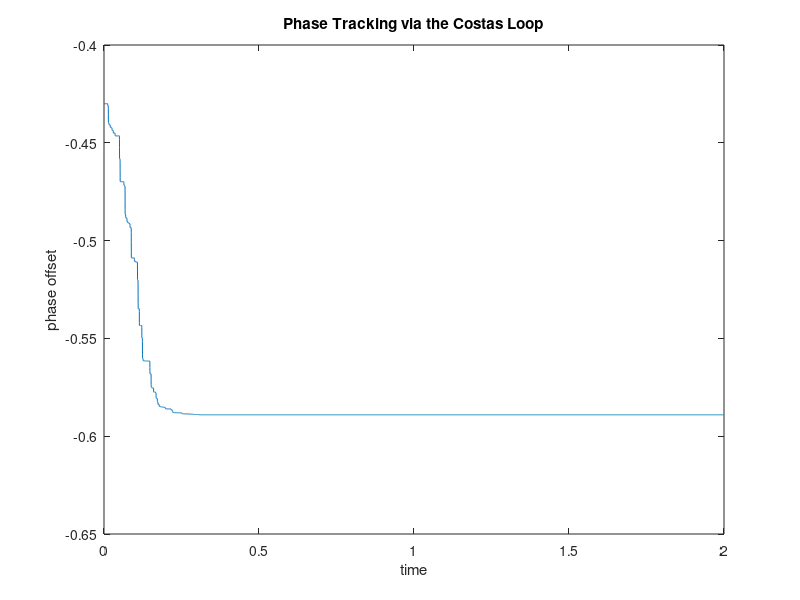

The MATLAB script that drew this image:
close all; clear all;

% qamcompare.m: compare real and complex QAM implementations
N=1000; M=20; Ts=.0001;       % # symbols, oversampling factor
time=Ts*(N*M-1); t=0:Ts:time; % sampling interval and time
%s1=pam(N,2,1); s2=pam(N,2,1); % length N real 2-level signals
symbs = exp(j*(0:2*pi/16:2*pi)); s16=symbs(randi(16,1,N));
ps=hamming(M);                % pulse shape of width M
fc=000; th1=rand(1)*2*pi; j=sqrt(-1); % carrier freq. and phase
s1up=zeros(1,N*M); s2up=zeros(1,N*M);
s1up(1:M:end)=real(s16);             % oversample by M
s2up(1:M:end)=imag(s16);             % oversample by M
sp1=filter(ps,1,s1up);        % convolve pulse shape with s1
sp2=filter(ps,1,s2up);        % convolve pulse shape with s2
% make real and complex-valued versions and compare
vreal=sp1.*cos(2*pi*fc*t+th1) -sp2.*sin(2*pi*fc*t+th1);
vcomp = real((sp1+j*sp2).*exp(j*(2*pi*fc*t+th1)));
max(abs(vcomp-vreal))         % verify that they're the same

% qamcostasloop.m simulate costas loop for QAM
% input vreal from qamcompare.m

r=vreal;                            % vreal from qamcompare.m
%r = (sp1+j*sp2) .* exp(j*(2*pi*fc*t+th));
fl=100; f=[0 .2 .3 1]; a=[1 1 0 0]; % filter specification
h=firpm(fl,f,a);                    % LPF design
mu=.003;                            % algorithm stepsize
f0=000; q=fl+1;                    % freq at receiver
th=zeros(1,length(t)); th(1)=(rand(1)*2*pi)-pi; % initialize estimate
z1=zeros(1,q); z2=zeros(1,q);       % initialize LPFs
z4=zeros(1,q); z3=zeros(1,q);       % z's contain past inputs
z5=zeros(1,q); z6=zeros(1,q);       % initialize LPFs
z8=zeros(1,q); z7=zeros(1,q);       % z's contain past inputs
z9=zeros(1,q); z10=zeros(1,q);       % initialize LPFs
z12=zeros(1,q); z11=zeros(1,q);       % z's contain past inputs
z13=zeros(1,q); z14=zeros(1,q);       % z's contain past inputs
z15=zeros(1,q); z16=zeros(1,q);       % z's contain past inputs
for k=1:length(t)-1
  s=2*r(k);
  z1=[z1(2:q),s*cos(2*pi*f0*t(k)+0*pi/16+th(k))];
  z2=[z2(2:q),s*cos(2*pi*f0*t(k)+1*pi/16+th(k))];
  z3=[z3(2:q),s*cos(2*pi*f0*t(k)+2*pi/16+th(k))];
  z4=[z4(2:q),s*cos(2*pi*f0*t(k)+3*pi/16+th(k))];
  z5=[z5(2:q),s*cos(2*pi*f0*t(k)+4*pi/16+th(k))];
  z6=[z6(2:q),s*cos(2*pi*f0*t(k)+5*pi/16+th(k))];
  z7=[z7(2:q),s*cos(2*pi*f0*t(k)+6*pi/16+th(k))];
  z8=[z8(2:q),s*cos(2*pi*f0*t(k)+7*pi/16+th(k))];
  z9=[z9(2:q),s*cos(2*pi*f0*t(k)+8*pi/16+th(k))];
  z10=[z10(2:q),s*cos(2*pi*f0*t(k)+9*pi/16+th(k))];
  z11=[z11(2:q),s*cos(2*pi*f0*t(k)+10*pi/16+th(k))];
  z12=[z12(2:q),s*cos(2*pi*f0*t(k)+11*pi/16+th(k))];
  z13=[z13(2:q),s*cos(2*pi*f0*t(k)+12*pi/16+th(k))];
  z14=[z14(2:q),s*cos(2*pi*f0*t(k)+13*pi/16+th(k))];
  z15=[z15(2:q),s*cos(2*pi*f0*t(k)+14*pi/16+th(k))];
  z16=[z16(2:q),s*cos(2*pi*f0*t(k)+15*pi/16+th(k))];
  
  
  lpf1=fliplr(h)*z1';               % output of filter 1
  lpf2=fliplr(h)*z2';               % output of filter 2
  lpf3=fliplr(h)*z3';               % output of filter 3
  lpf4=fliplr(h)*z4';               % output of filter 4
  lpf5=fliplr(h)*z5';
  lpf6=fliplr(h)*z6';
  lpf7=fliplr(h)*z7';
  lpf8=fliplr(h)*z8';
  lpf9=fliplr(h)*z9';
  lpf10=fliplr(h)*z10';
  lpf11=fliplr(h)*z11';
  lpf12=fliplr(h)*z12';
  lpf13=fliplr(h)*z13';
  lpf14=fliplr(h)*z14';
  lpf15=fliplr(h)*z15';
  lpf16=fliplr(h)*z16';
  th(k+1)=th(k)+mu*lpf1*lpf2*lpf3*lpf4*lpf5*lpf6*lpf7*lpf8*lpf9*lpf10*lpf11*lpf12*lpf13*lpf14*lpf15*lpf16; % algorithm update
end

plot(t,th),
title('Phase Tracking via the Costas Loop')
xlabel('time'); ylabel('phase offset')
